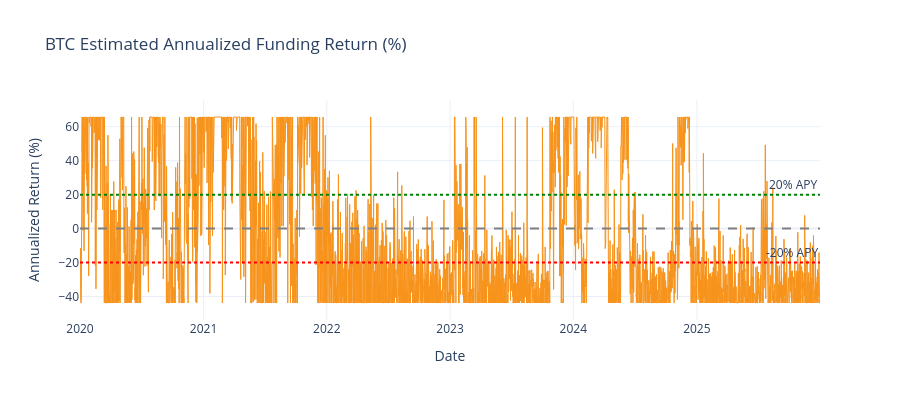

The notebook cell this image was saved under:
### Code cell
# Visualize annualized funding returns over time
# Note: Funding rate is clamped to ±0.05% per period, so annualized range is bounded
# to approximately ±55% (3 periods/day × 365 days × 0.05%)

fig = go.Figure()

fig.add_trace(
    go.Scatter(
        x=btc_funding["timestamp"].to_list(),
        y=btc_funding["annualized_pct"].to_list(),
        mode="lines",
        name="Annualized Funding Return",
        line=dict(color="#F7931A", width=1),
    )
)

# Add horizontal lines for reference
fig.add_hline(y=0, line_dash="dash", line_color="gray")
fig.add_hline(y=20, line_dash="dot", line_color="green", annotation_text="20% APY")
fig.add_hline(y=-20, line_dash="dot", line_color="red", annotation_text="-20% APY")

y_padding = 10
fig.update_layout(
    title="BTC Estimated Annualized Funding Return (%)",
    xaxis_title="Date",
    yaxis_title="Annualized Return (%)",
    yaxis=dict(range=[ann_min - y_padding, ann_max + y_padding]),
    height=400,
    template="plotly_white",
)
fig.show()

print(f"Annualized funding return range: {ann_min:.1f}% to {ann_max:.1f}%")

### Figure 1 — Plotly figure (JSON) as saved in the notebook; plotly's stock layout.template omitted (floating-point values rounded to 4 significant figures; data arrays with more than 128 entries replaced by an {"elided": "..."} marker saying what was removed)
{"data": [{"line": {"color": "#F7931A", "width": 1}, "mode": "lines", "name": "Annualized Funding Return", "type": "scatter", "x": {"elided": "6555 str values"}, "y": {"elided": "6555 float values"}}], "layout": {"annotations": [{"showarrow": false, "text": "20% APY", "x": 1, "xanchor": "right", "xref": "x domain", "y": 20, "yanchor": "bottom", "yref": "y"}, {"showarrow": false, "text": "-20% APY", "x": 1, "xanchor": "right", "xref": "x domain", "y": -20, "yanchor": "bottom", "yref": "y"}], "height": 400, "shapes": [{"line": {"color": "gray", "dash": "dash"}, "type": "line", "x0": 0, "x1": 1, "xref": "x domain", "y0": 0, "y1": 0, "yref": "y"}, {"line": {"color": "green", "dash": "dot"}, "type": "line", "x0": 0, "x1": 1, "xref": "x domain", "y0": 20, "y1": 20, "yref": "y"}, {"line": {"color": "red", "dash": "dot"}, "type": "line", "x0": 0, "x1": 1, "xref": "x domain", "y0": -20, "y1": -20, "yref": "y"}], "title": {"text": "BTC Estimated Annualized Funding Return (%)"}, "xaxis": {"title": {"text": "Date"}}, "yaxis": {"range": [-53.8, 75.7], "title": {"text": "Annualized Return (%)"}}}}
